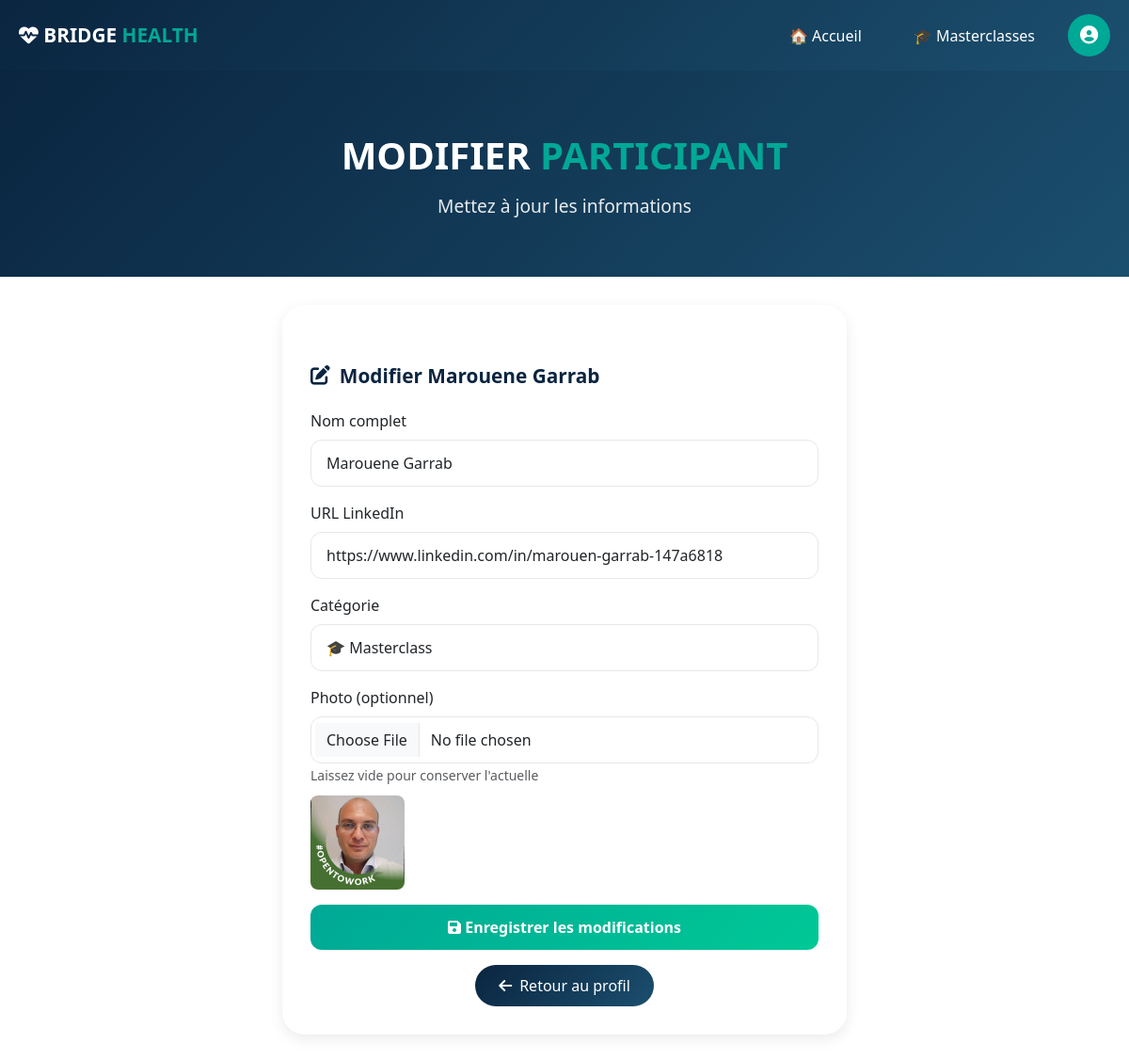
Page /edit/1 (signed in) on the committed database.
### app.py (models this page shows)
class Attendee(db.Model):
    id = db.Column(db.Integer, primary_key=True)
    name = db.Column(db.String(120), nullable=False)
    linkedin = db.Column(db.String(300), nullable=False)
    category = db.Column(db.String(30), nullable=False)
    photo = db.Column(db.String(200), nullable=True)
    qr_code = db.Column(db.String(200), nullable=True)
    qr_base64 = db.Column(db.Text, nullable=True)
    user_id = db.Column(db.Integer, db.ForeignKey('user.id'), nullable=True)
    created_by = db.relationship('User', backref='attendees')

### app.py (the view, shortened to what this page needs)
@app.route("/edit/<int:id>", methods=["GET", "POST"])
@login_required
def edit_attendee(id):
    attendee = Attendee.query.get_or_404(id)
    user = User.query.get(session['user_id'])
    if not user.is_admin and attendee.user_id != user.id:
        flash("Vous ne pouvez modifier que vos propres participants depuis votre profil.", "danger")
        return redirect(url_for('profile'))
    return render_template("edit.html", attendee=attendee)

### app.py (called while the page is built)
def login_required(f):
    @wraps(f)
    def decorated_function(*args, **kwargs):
        if 'user_id' not in session:
            flash("Veuillez vous connecter pour accéder à cette page.", "warning")
            return redirect(url_for('signup'))
        return f(*args, **kwargs)
    return decorated_function

### templates/edit.html (shortened to what this page needs)
{% extends "base.html" %}
{% block content %}
<section class="hero">
    <div class="container">
        <div class="hero-content">
            <div class="hero-logo">MODIFIER <span>PARTICIPANT</span></div>
            <div class="hero-tagline">Mettez à jour les informations</div>
        </div>
    </div>
</section>
<div class="container">
    <div class="form-wrapper" style="max-width: 600px;">
        <div class="section-title">
            <i class="fas fa-edit"></i>
            Modifier {{ attendee.name }}
        </div>
        <form method="POST" enctype="multipart/form-data">
            <div class="mb-3">
                <label class="form-label">Nom complet</label>
                <input type="text" name="name" class="form-control" required value="{{ attendee.name }}">
            </div>
            <div class="mb-3">
                <label class="form-label">URL LinkedIn</label>
                <input type="url" name="linkedin" class="form-control" required value="{{ attendee.linkedin }}">
            </div>
            <div class="mb-3">
                <label class="form-label">Catégorie</label>
                <select name="category" class="form-control">
                    <option value="masterclass" {% if attendee.category == 'masterclass' %}selected{% endif %}>🎓 Masterclass</option>
                </select>
            </div>
            <div class="mb-3">
                <label class="form-label">Photo (optionnel)</label>
                <input type="file" name="photo" class="form-control" accept="image/*">
                <small class="text-muted">Laissez vide pour conserver l'actuelle</small>
                {% if attendee.photo %}
                <div style="margin-top: 10px;">
                    <img src="{{ url_for('static', filename=attendee.photo) }}" style="width: 100px; height: 100px; object-fit: cover; border-radius: 8px;">
                </div>
                {% endif %}
            </div>
            <button type="submit" class="btn-submit w-100">
                <i class="fas fa-save"></i> Enregistrer les modifications
            </button>
        </form>
        <div class="text-center mt-3">
            <a href="/profile" class="btn-back">
                <i class="fas fa-arrow-left"></i> Retour au profil
            </a>
        </div>
    </div>
</div>
{% endblock %}

### templates/base.html (style rules this page uses)
:root { --primary: #0A2540; --secondary: #00A896; --gradient-primary: linear-gradient(135deg, #0A2540 0%, #1B4F6E 100%); --gradient-secondary: linear-gradient(135deg, #00A896 0%, #00C896 100%); }
.hero { background: var(--gradient-primary); padding: 60px 0; text-align: center; color: white; }
.hero-logo { font-size: 2.5rem; font-weight: 800; }
.hero-logo span { color: var(--secondary); }
.hero-tagline { font-size: 1.2rem; margin-top: 10px; opacity: 0.9; }
.section-title { font-size: 1.3rem; font-weight: 700; margin: 30px 0 20px; color: var(--primary); display: flex; align-items: center; gap: 10px; }
.btn-back { background: var(--gradient-primary); color: white; padding: 10px 25px; border-radius: 30px; text-decoration: none; display: inline-flex; align-items: center; gap: 8px; transition: all 0.3s; }
.form-wrapper { background: white; border-radius: 24px; padding: 30px; box-shadow: 0 5px 15px rgba(0,0,0,0.08); margin: 30px auto; }
.form-control { border-radius: 12px; border: 1.5px solid #e5e7eb; padding: 12px 16px; }
.btn-submit { background: var(--gradient-secondary); color: white; border: none; border-radius: 12px; padding: 12px; font-weight: 600; transition: all 0.3s; }

### rows in the picture
Attendee: name "Marouene Garrab", linkedin "https://www.linkedin.com/in/marouen-garrab-147a6818", category "🎓 Masterclass", photo (picture)
